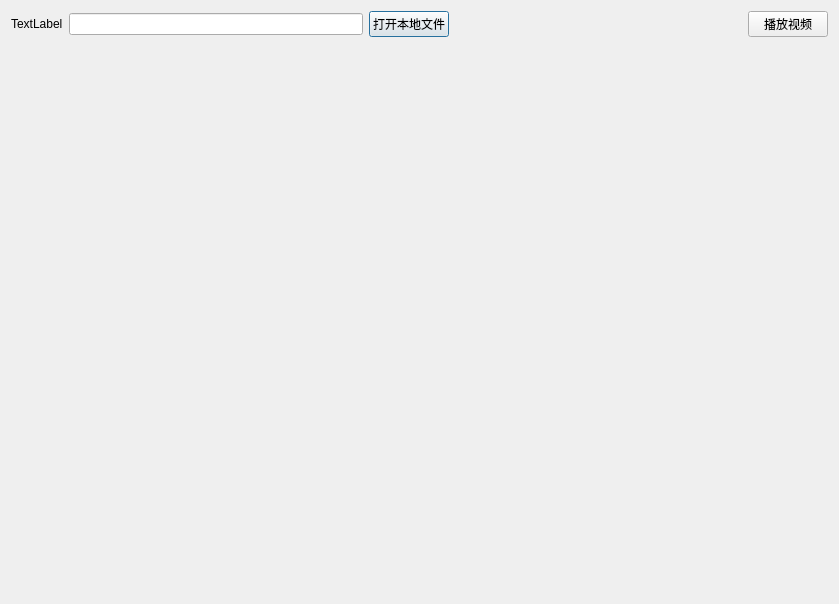
<?xml version="1.0" encoding="UTF-8"?>
<ui version="4.0">
 <class>VideoDialog</class>
 <widget class="QDialog" name="VideoDialog">
  <property name="geometry">
   <rect>
    <x>0</x>
    <y>0</y>
    <width>839</width>
    <height>599</height>
   </rect>
  </property>
  <property name="windowTitle">
   <string>VideoDialog</string>
  </property>
  <layout class="QGridLayout" name="gridLayout">
   <item row="0" column="0">
    <layout class="QHBoxLayout" name="horizontalLayout">
     <item>
      <widget class="QLabel" name="label">
       <property name="text">
        <string>TextLabel</string>
       </property>
      </widget>
     </item>
     <item>
      <widget class="QLineEdit" name="lineEdit">
       <property name="text">
        <string/>
       </property>
      </widget>
     </item>
     <item>
      <widget class="QPushButton" name="pushButton">
       <property name="text">
        <string>打开本地文件</string>
       </property>
      </widget>
     </item>
     <item>
      <spacer name="horizontalSpacer">
       <property name="orientation">
        <enum>Qt::Horizontal</enum>
       </property>
       <property name="sizeHint" stdset="0">
        <size>
         <width>40</width>
         <height>20</height>
        </size>
       </property>
      </spacer>
     </item>
     <item>
      <widget class="QPushButton" name="pushButton_2">
       <property name="text">
        <string>播放视频</string>
       </property>
      </widget>
     </item>
    </layout>
   </item>
   <item row="1" column="0">
    <widget class="CmPlayer" name="widget" native="true">
     <property name="minimumSize">
      <size>
       <width>0</width>
       <height>550</height>
      </size>
     </property>
    </widget>
   </item>
  </layout>
 </widget>
 <layoutdefault spacing="6" margin="11"/>
 <customwidgets>
  <customwidget>
   <class>CmPlayer</class>
   <extends>QWidget</extends>
   <header location="global">cmplayer.h</header>
   <container>1</container>
  </customwidget>
 </customwidgets>
 <resources/>
 <connections>
  <connection>
   <sender>pushButton</sender>
   <signal>clicked()</signal>
   <receiver>VideoDialog</receiver>
   <slot>open_local_file()</slot>
   <hints>
    <hint type="sourcelabel">
     <x>416</x>
     <y>21</y>
    </hint>
    <hint type="destinationlabel">
     <x>310</x>
     <y>0</y>
    </hint>
   </hints>
  </connection>
  <connection>
   <sender>pushButton_2</sender>
   <signal>clicked()</signal>
   <receiver>VideoDialog</receiver>
   <slot>play_video()</slot>
   <hints>
    <hint type="sourcelabel">
     <x>778</x>
     <y>15</y>
    </hint>
    <hint type="destinationlabel">
     <x>676</x>
     <y>-56</y>
    </hint>
   </hints>
  </connection>
 </connections>
 <slots>
  <slot>open_local_file()</slot>
  <slot>play_video()</slot>
 </slots>
</ui>
